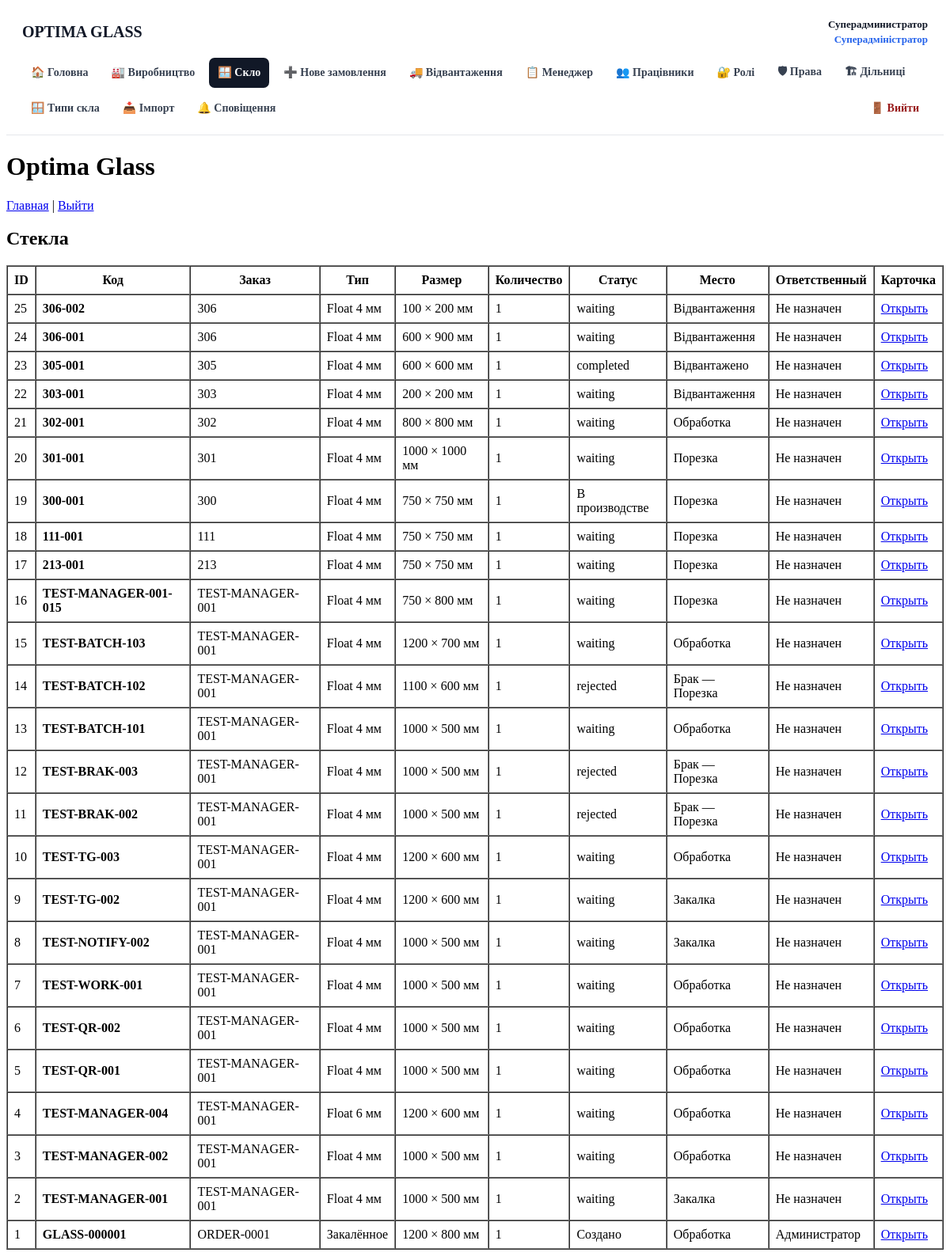
/glasses.php (signed in), run on the app's committed database.
### tables this page shows
CREATE TABLE users (
        id INTEGER PRIMARY KEY AUTOINCREMENT,
        name TEXT NOT NULL,
        email TEXT NOT NULL UNIQUE,
        password TEXT NOT NULL,
        role TEXT NOT NULL DEFAULT 'employee',
        active INTEGER NOT NULL DEFAULT 1,
        created_at TEXT NOT NULL DEFAULT CURRENT_TIMESTAMP
    , stage_id INTEGER REFERENCES production_stages(id));

CREATE TABLE glasses (
        id INTEGER PRIMARY KEY AUTOINCREMENT,
        code TEXT NOT NULL UNIQUE,
        order_number TEXT,
        glass_type TEXT,
        width INTEGER,
        height INTEGER,
        quantity INTEGER NOT NULL DEFAULT 1,
        status TEXT NOT NULL DEFAULT 'created',
        current_location TEXT,
        employee_id INTEGER,
        comment TEXT,
        created_at TEXT NOT NULL DEFAULT CURRENT_TIMESTAMP,
        updated_at TEXT NOT NULL DEFAULT CURRENT_TIMESTAMP, order_id INTEGER, order_item_id INTEGER, thickness REAL, route_id INTEGER, current_step_id INTEGER,
        FOREIGN KEY (employee_id) REFERENCES users(id)
    );

### src/auth.php (called while the page is built, shortened)
<?php
require_once __DIR__ . '/db.php';
function current_user(): ?array
{
    global $db;
    $stmt = $db->prepare("
        SELECT
            u.id,
            u.name,
            u.email,
            u.role,
            u.active,
            u.stage_id,
            ps.name AS stage_name
        FROM users u
        LEFT JOIN production_stages ps
            ON ps.id = u.stage_id
        WHERE u.id = :id
          AND u.active = 1
        LIMIT 1
    ");
    $stmt->execute([
        ':id' => (int) $_SESSION['user_id'],
    ]);
    $user = $stmt->fetch(PDO::FETCH_ASSOC);
    return $user;
}
function require_user(): array
{
    $user = current_user();
    return $user;
}

### public/glasses.php (the view, shortened to what this page needs)
<?php
require __DIR__ . '/../src/auth.php';
$user = require_user();
$stmt = $db->query("
    SELECT
        g.id,
        g.code,
        g.order_number,
        g.glass_type,
        g.width,
        g.height,
        g.quantity,
        g.status,
        g.current_location,
        g.created_at,
        u.name AS employee_name
    FROM glasses g
    LEFT JOIN users u ON u.id = g.employee_id
    ORDER BY g.id DESC
");
$glasses = $stmt->fetchAll();
function statusLabel(string $status): string
{
    return match ($status) {
        'created' => 'Создано',
        'production' => 'В производстве',
        'ready' => 'Готово',
        'warehouse' => 'На складе',
        'delivery' => 'Доставляется',
        'installed' => 'Установлено',
        'cancelled' => 'Отменено',
        default => $status,
    };
}
?>
<!DOCTYPE html>
<html lang="ru">
<head>
</head>
<body>
    <?php require __DIR__ . '/../src/partials/header.php'; ?>
    <h1>Optima Glass</h1>
    <p>
        <a href="/">Главная</a> |
        <a href="/logout.php">Выйти</a>
    </p>
    <h2>Стекла</h2>
    <?php if (!$glasses): ?>
        <p>Стекол пока нет.</p>
    <?php else: ?>
        <table border="1" cellpadding="8" cellspacing="0">
            <thead>
                <tr>
                    <th>ID</th>
                    <th>Код</th>
                    <th>Заказ</th>
                    <th>Тип</th>
                    <th>Размер</th>
                    <th>Количество</th>
                    <th>Статус</th>
                    <th>Место</th>
                    <th>Ответственный</th>
                    <th>Карточка</th>
                </tr>
            </thead>
            <tbody>
                <?php foreach ($glasses as $glass): ?>
                    <tr>
                        <td><?= (int) $glass['id'] ?></td>
                        <td>
                            <strong>
                                <?= htmlspecialchars($glass['code'], ENT_QUOTES, 'UTF-8') ?>
                            </strong>
                        </td>
                        <td>
                            <?= htmlspecialchars($glass['order_number'] ?? '', ENT_QUOTES, 'UTF-8') ?>
                        </td>
                        <td>
                            <?= htmlspecialchars($glass['glass_type'] ?? '', ENT_QUOTES, 'UTF-8') ?>
                        </td>
                        <td>
                            <?= (int) $glass['width'] ?> × <?= (int) $glass['height'] ?> мм
                        </td>
                        <td>
                            <?= (int) $glass['quantity'] ?>
                        </td>
                        <td>
                            <?= htmlspecialchars(statusLabel($glass['status']), ENT_QUOTES, 'UTF-8') ?>
                        </td>
                        <td>
                            <?= htmlspecialchars($glass['current_location'] ?? '', ENT_QUOTES, 'UTF-8') ?>
                        </td>
                        <td>
                            <?= htmlspecialchars($glass['employee_name'] ?? 'Не назначен', ENT_QUOTES, 'UTF-8') ?>
                        </td>
                        <td>
                            <a href="/glass.php?code=<?= urlencode($glass['code']) ?>">
                                Открыть
                            </a>
                        </td>
                    </tr>
                <?php endforeach; ?>
            </tbody>
        </table>
    <?php endif; ?>
</body>
</html>

### src/partials/header.php (shortened to what this page needs)
<?php
require_once __DIR__ . '/../auth.php';
require_once __DIR__ . '/../permissions.php';
$headerUser =
    isset($user) && is_array($user)
        ? $user
        : current_user();
$currentPage = basename(
    $_SERVER['PHP_SELF'] ?? ''
);
$headerRole = $headerUser['role'] ?? '';
$headerRoleLabels = [
    'superadmin'      => 'Суперадміністратор',
    'admin'           => 'Адміністратор',
    'manager'         => 'Менеджер',
    'section_manager' => 'Начальник дільниці',
    'employee'        => 'Працівник',
];
if (!function_exists('headerActive')) {
    function headerActive(
        string $page,
        string $currentPage
    ): string {
        return $page === $currentPage
            ? 'nav-active'
            : '';
    }
}
if (!function_exists('headerMenuItem')) {
    function headerMenuItem(
        string $url,
        string $label,
        string $page,
        string $currentPage,
        bool $allowed = true,
        string $extraClass = ''
    ): void {
        $classes = trim(
            headerActive(
                $page,
                $currentPage
            )
            . ' '
            . $extraClass
        );
        ?>
        <a
            href="<?= htmlspecialchars(
                $url,
                ENT_QUOTES,
                'UTF-8'
            ) ?>"
            class="<?= htmlspecialchars(
                $classes,
                ENT_QUOTES,
                'UTF-8'
            ) ?>"
        >
            <?= htmlspecialchars(
                $label,
                ENT_QUOTES,
                'UTF-8'
            ) ?>
        </a>
        <?php
    }
}
?>
<header class="app-header">
    <div class="app-header-inner">
        <div class="app-topbar">
            <a
                href="/"
                class="app-brand"
            >
                OPTIMA GLASS
            </a>
            <?php if ($headerUser): ?>
                <div class="app-user">
                    <strong>
                        <?= htmlspecialchars(
                            $headerUser['name'] ?? '',
                            ENT_QUOTES,
                            'UTF-8'
                        ) ?>
                    </strong>
                    <br>
                    <span class="app-user-role">
                        <?= htmlspecialchars(
                            $headerRoleLabels[$headerRole]
                                ?? $headerRole,
                            ENT_QUOTES,
                            'UTF-8'
                        ) ?>
                    </span>
                </div>
            <?php endif; ?>
        </div>
        <?php if ($headerUser): ?>
            <nav class="app-nav">
                <?php
                if ($headerRole === 'superadmin') {
                    headerMenuItem(
                        '/',
                        '🏠 Головна',
                        'index.php',
                        $currentPage
                    );
                }
                ?>
                <a
                    href="/logout.php"
                    class="logout-link"
                >
                    🚪 Вийти
                </a>
            </nav>
        <?php endif; ?>
    </div>
</header>

### src/partials/header.php (style rules this page uses)
.app-header { background: #ffffff; border-bottom: 1px solid #e5e7eb; }
.app-header-inner { max-width: 1400px; margin: 0 auto; padding: 14px 20px; }
.app-topbar { display: flex; justify-content: space-between; align-items: center; gap: 20px; }
.app-brand { color: #111827; text-decoration: none; font-size: 20px; font-weight: 800; white-space: nowrap; }
.app-user { color: #6b7280; font-size: 13px; text-align: right; line-height: 1.45; }
.app-user strong { color: #111827; }
.app-user-role { color: #2563eb; font-weight: 600; }
.app-nav { display: flex; flex-wrap: wrap; gap: 7px; margin-top: 13px; }
.app-nav a { display: inline-flex; align-items: center; min-height: 38px; padding: 0 11px; border-radius: 7px; color: #374151; text-decoration: none; font-size: 14px; font-weight: 600; transition: background .15s ease, color .15s ease; }
.app-nav a.nav-active { background: #111827; color: #ffffff; }
.app-nav .logout-link { color: #991b1b; margin-left: auto; }
.app-nav .shipping-link { font-weight: 700; }

### data on the page
users: name "Суперадминистратор", role "Суперадміністратор"
glasses: id "25", code "306-002", order_number "306", glass_type "Float 4 мм", width "100", height "200", quantity "1", status "waiting", current_location "Відвантаження", employee_name "Не назначен"
glasses: id "24", code "306-001", order_number "306", glass_type "Float 4 мм", width "600", height "900", quantity "1", status "waiting", current_location "Відвантаження", employee_name "Не назначен"
glasses: id "23", code "305-001", order_number "305", glass_type "Float 4 мм", width "600", height "600", quantity "1", status "completed", current_location "Відвантажено", employee_name "Не назначен"
glasses: id "22", code "303-001", order_number "303", glass_type "Float 4 мм", width "200", height "200", quantity "1", status "waiting", current_location "Відвантаження", employee_name "Не назначен"
glasses: id "21", code "302-001", order_number "302", glass_type "Float 4 мм", width "800", height "800", quantity "1", status "waiting", current_location "Обработка", employee_name "Не назначен"
glasses: id "20", code "301-001", order_number "301", glass_type "Float 4 мм", width "1000", height "1000", quantity "1", status "waiting", current_location "Порезка", employee_name "Не назначен"
glasses: id "19", code "300-001", order_number "300", glass_type "Float 4 мм", width "750", height "750", quantity "1", status "В производстве", current_location "Порезка", employee_name "Не назначен"
glasses: id "18", code "111-001", order_number "111", glass_type "Float 4 мм", width "750", height "750", quantity "1", status "waiting", current_location "Порезка", employee_name "Не назначен"
glasses: id "17", code "213-001", order_number "213", glass_type "Float 4 мм", width "750", height "750", quantity "1", status "waiting", current_location "Порезка", employee_name "Не назначен"
glasses: id "16", code "TEST-MANAGER-001-015", order_number "TEST-MANAGER-001", glass_type "Float 4 мм", width "750", height "800", quantity "1", status "waiting", current_location "Порезка", employee_name "Не назначен"
glasses: id "15", code "TEST-BATCH-103", order_number "TEST-MANAGER-001", glass_type "Float 4 мм", width "1200", height "700", quantity "1", status "waiting", current_location "Обработка", employee_name "Не назначен"
glasses: id "14", code "TEST-BATCH-102", order_number "TEST-MANAGER-001", glass_type "Float 4 мм", width "1100", height "600", quantity "1", status "rejected", current_location "Брак — Порезка", employee_name "Не назначен"
glasses: id "13", code "TEST-BATCH-101", order_number "TEST-MANAGER-001", glass_type "Float 4 мм", width "1000", height "500", quantity "1", status "waiting", current_location "Обработка", employee_name "Не назначен"
glasses: id "12", code "TEST-BRAK-003", order_number "TEST-MANAGER-001", glass_type "Float 4 мм", width "1000", height "500", quantity "1", status "rejected", current_location "Брак — Порезка", employee_name "Не назначен"
glasses: id "11", code "TEST-BRAK-002", order_number "TEST-MANAGER-001", glass_type "Float 4 мм", width "1000", height "500", quantity "1", status "rejected", current_location "Брак — Порезка", employee_name "Не назначен"
glasses: id "10", code "TEST-TG-003", order_number "TEST-MANAGER-001", glass_type "Float 4 мм", width "1200", height "600", quantity "1", status "waiting", current_location "Обработка", employee_name "Не назначен"
glasses: id "9", code "TEST-TG-002", order_number "TEST-MANAGER-001", glass_type "Float 4 мм", width "1200", height "600", quantity "1", status "waiting", current_location "Закалка", employee_name "Не назначен"
glasses: id "8", code "TEST-NOTIFY-002", order_number "TEST-MANAGER-001", glass_type "Float 4 мм", width "1000", height "500", quantity "1", status "waiting", current_location "Закалка", employee_name "Не назначен"
glasses: id "7", code "TEST-WORK-001", order_number "TEST-MANAGER-001", glass_type "Float 4 мм", width "1000", height "500", quantity "1", status "waiting", current_location "Обработка", employee_name "Не назначен"
glasses: id "6", code "TEST-QR-002", order_number "TEST-MANAGER-001", glass_type "Float 4 мм", width "1000", height "500", quantity "1", status "waiting", current_location "Обработка", employee_name "Не назначен"
glasses: id "5", code "TEST-QR-001", order_number "TEST-MANAGER-001", glass_type "Float 4 мм", width "1000", height "500", quantity "1", status "waiting", current_location "Обработка", employee_name "Не назначен"
glasses: id "4", code "TEST-MANAGER-004", order_number "TEST-MANAGER-001", glass_type "Float 6 мм", width "1200", height "600", quantity "1", status "waiting", current_location "Обработка", employee_name "Не назначен"
glasses: id "3", code "TEST-MANAGER-002", order_number "TEST-MANAGER-001", glass_type "Float 4 мм", width "1000", height "500", quantity "1", status "waiting", current_location "Обработка", employee_name "Не назначен"
glasses: id "2", code "TEST-MANAGER-001", order_number "TEST-MANAGER-001", glass_type "Float 4 мм", width "1000", height "500", quantity "1", status "waiting", current_location "Закалка", employee_name "Не назначен"
glasses: id "1", code "GLASS-000001", order_number "ORDER-0001", glass_type "Закалённое", width "1200", height "800", quantity "1", status "Создано", current_location "Обработка", employee.name "Администратор"

### other printed values
$label "🏠 Головна 🏭 Виробництво 🪟 Скло ➕ Нове замовлення 🚚 Відвантаження 📋 Менеджер 👥 Працівники 🔐 Ролі 🛡 Права 🏗 Дільниці 🪟 Типи скла 📥 Імпорт 🔔 Сповіщення"
